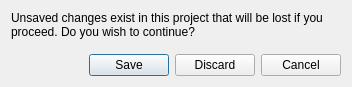
<?xml version="1.0" encoding="UTF-8"?>
<ui version="4.0">
 <class>LoseChanges</class>
 <widget class="QDialog" name="LoseChanges">
  <property name="geometry">
   <rect>
    <x>0</x>
    <y>0</y>
    <width>352</width>
    <height>87</height>
   </rect>
  </property>
  <property name="windowTitle">
   <string>Dialog</string>
  </property>
  <layout class="QVBoxLayout" name="verticalLayout">
   <item>
    <widget class="QLabel" name="label">
     <property name="text">
      <string>Unsaved changes exist in this project that will be lost if you proceed. Do you wish to continue?</string>
     </property>
     <property name="wordWrap">
      <bool>true</bool>
     </property>
    </widget>
   </item>
   <item>
    <spacer name="verticalSpacer">
     <property name="orientation">
      <enum>Qt::Vertical</enum>
     </property>
     <property name="sizeHint" stdset="0">
      <size>
       <width>20</width>
       <height>40</height>
      </size>
     </property>
    </spacer>
   </item>
   <item>
    <widget class="QDialogButtonBox" name="buttonBox">
     <property name="orientation">
      <enum>Qt::Horizontal</enum>
     </property>
     <property name="standardButtons">
      <set>QDialogButtonBox::Cancel|QDialogButtonBox::Discard|QDialogButtonBox::Save</set>
     </property>
    </widget>
   </item>
  </layout>
 </widget>
 <resources/>
 <connections>
  <connection>
   <sender>buttonBox</sender>
   <signal>accepted()</signal>
   <receiver>LoseChanges</receiver>
   <slot>accept()</slot>
   <hints>
    <hint type="sourcelabel">
     <x>248</x>
     <y>254</y>
    </hint>
    <hint type="destinationlabel">
     <x>157</x>
     <y>274</y>
    </hint>
   </hints>
  </connection>
  <connection>
   <sender>buttonBox</sender>
   <signal>rejected()</signal>
   <receiver>LoseChanges</receiver>
   <slot>reject()</slot>
   <hints>
    <hint type="sourcelabel">
     <x>316</x>
     <y>260</y>
    </hint>
    <hint type="destinationlabel">
     <x>286</x>
     <y>274</y>
    </hint>
   </hints>
  </connection>
 </connections>
</ui>
